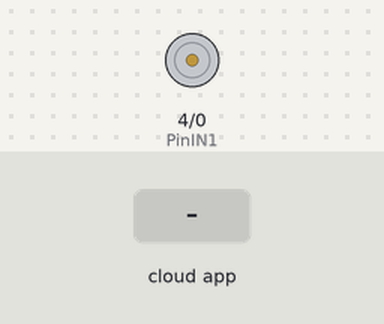
Bench run of a sketch on a simulated Arduino Uno, built with avr-gcc and run on an emulated ATmega328P. On the bench: motor-driver pin pairs drawn as motors (green arrow = first pin HIGH = forward, orange = second pin HIGH = backward, longer = more drive, scaled by the enable pin). The inputs (shaded band) are chosen by the test bench. The ROS host is connected and sends only what is stated.

Above: at 1.8 s.
1.9 s: the phone or cloud app sets cmd_pwm to -100
At 3.6 s:
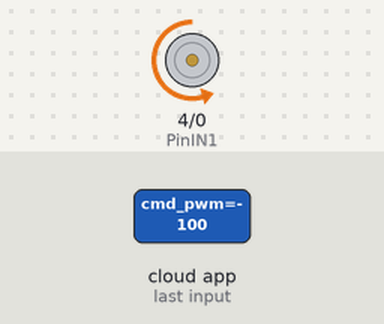
4.5 s: the phone or cloud app sets cmd_pwm to 100
At 7.1 s:
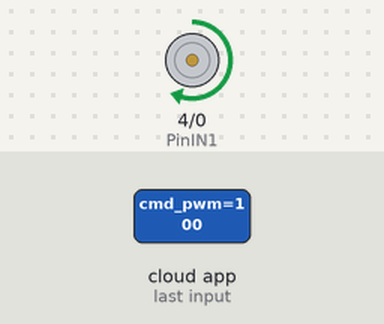
Timing chart, 0 to 8.6 s (numbered marks = the images above; inputs shaded):
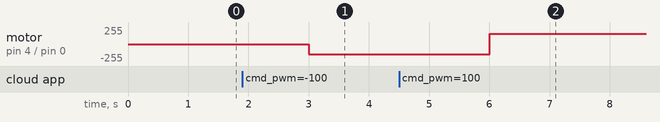

The sketch:

motor.ino
```cpp
//Librerias de ROS
#include <ros.h>
#include <std_msgs/Float32.h>

//Se instancia el manejador del nodo y mensaje de entrada
ros::NodeHandle nh;
std_msgs::Float32 input_msg;

//Variables
const int PinPWM = 5;
const int PinIN1 = 4;
const int PinIN2 = 0;
double input;
int output;

//Callback y subscriber
void inputCallback(const std_msgs::Float32& input_msg){
  input = input_msg.data;
}
ros::Subscriber<std_msgs::Float32> sub("cmd_pwm", &inputCallback);

void setup() {
  //Se inicia el nodo y se suscribe al topico
  nh.initNode();
  nh.subscribe(sub);
  // configuramos los pines como salida
  pinMode(PinIN1, OUTPUT);
  pinMode(PinIN2, OUTPUT);
  pinMode(PinPWM, OUTPUT);
}

void loop() {
  //Función que controla el driver del motor
  output = MotorDriver(input, PinPWM, PinIN1, PinIN2);

  nh.spinOnce();
  delay(1000);
}

//Función que controla el driver del motor
/*
  Params
  input : valor entre -1 y 1
  PWM : pin que manda la señal PWM
  IN1 : pin que se conecta al IN1
  IN2 : pin que se conecta al IN2
*/
int MotorDriver(double input, int PWM, int IN1, int IN2)
{
  int output;
  //Se procesa el input para saber magnitud y sentido
  int direction = 0;
  if (input != 0.0)
    direction = input / abs(input);
  int magnitude = abs(input) * 100;

  //Serial.println(direction);
  //Serial.println(magnitude);

  //Se manda al driver la dirección de rotación
  if(direction < 0){
    digitalWrite (IN1, LOW);
    digitalWrite (IN2, HIGH);
    //Serial.println("Sentido antihorario");
  }
  else if(direction > 0){
    digitalWrite (IN1, HIGH);
    digitalWrite (IN2, LOW);
    //Serial.println("Sentido horario");
  }
  else{
    digitalWrite (IN1, LOW);
    digitalWrite (IN2, LOW);
    //Serial.println("Motor Detenido");
  }

  //Se manda la velocidad del motor con PWM
  int dutyCycle = map(magnitude,0,100,0,255);
  analogWrite(PWM, dutyCycle);
  //Serial.println(dutyCycle);
  output = direction*magnitude;
  //Serial.println("-----------------------------------");
  return output;
}
```

Measured:
- after the input at 1.9 s, motor on pin 4 (PinIN1) / pin 0 (PinIN2): stopped → backward 156/255 after 1.1 s
- after the input at 4.5 s, motor on pin 4 (PinIN1) / pin 0 (PinIN2): backward 156/255 → forward 156/255 after 1.5 s
